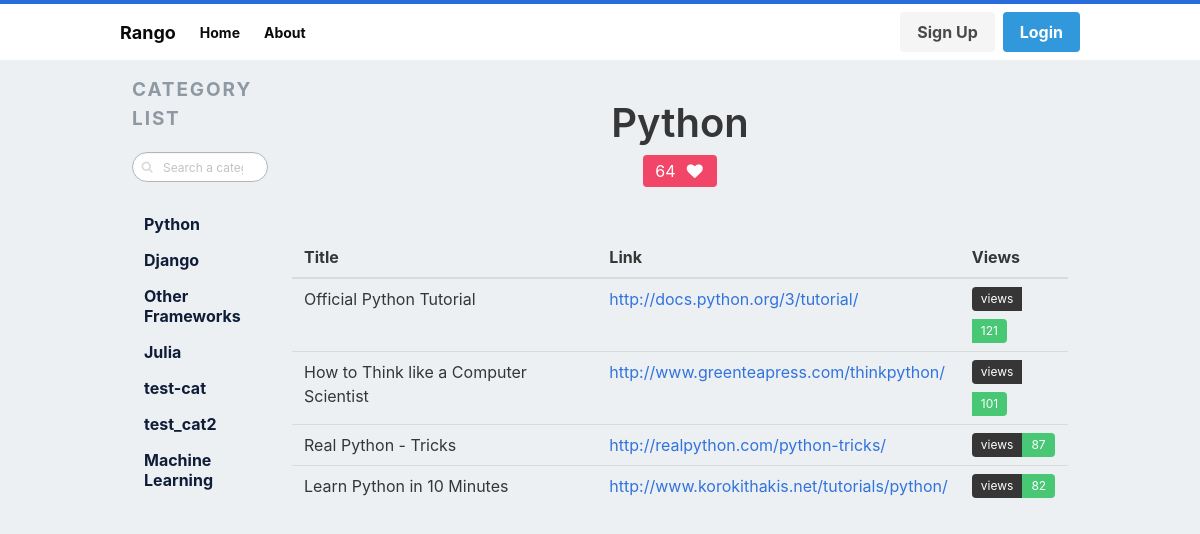
/rango/category/python/, run on an earlier commit of the app's database.
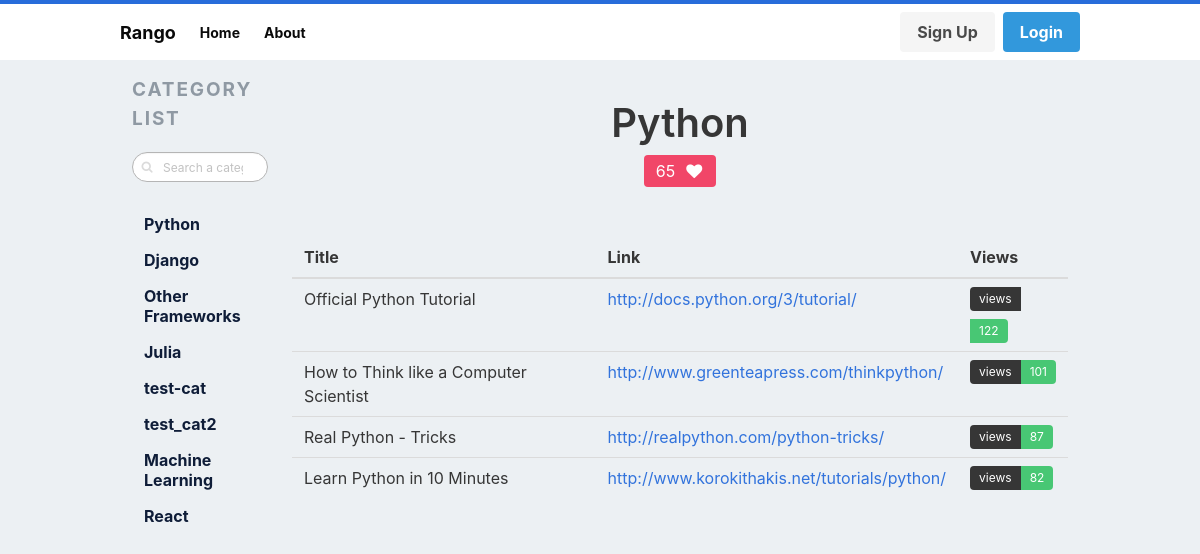
And on a later commit of the database.
### rango/models.py (models this page shows, shortened)
class Category(models.Model):
    NAME_MAX_LENGTH = 128
    name = models.CharField(max_length=NAME_MAX_LENGTH, unique = True)
    views = models.IntegerField(default=0) # exercise question
    likes = models.IntegerField(default=0) # exercise question
    slug = models.SlugField(unique=True)
    class Meta:
        verbose_name_plural = "Categories" # for fixing 'Categorys'

class Page(models.Model):
    TITLE_MAX_LENGTH = 128
    URL_MAX_LENGTH = 200
    category = models.ForeignKey(Category, on_delete=models.CASCADE)
    title = models.CharField(max_length=TITLE_MAX_LENGTH)
    url = models.URLField()
    views = models.IntegerField(default=0)

### rango/views.py (the view, shortened to what this page needs)
class ShowCategoryView(View):
    def create_context_dict(self, category_name_slug):
        context_dict = {}
        try:
            category = Category.objects.get(slug=category_name_slug)
            pages = Page.objects.filter(category=category).order_by('-views')
            context_dict['pages'] = pages
            context_dict['category'] = category
        except Category.DoesNotExist:
            context_dict['pages'] = None
            context_dict['category'] = None
        return context_dict
    def get(self, request, category_name_slug):
        context_dict = self.create_context_dict(category_name_slug)
        return render(request, 'rango/category.html', context_dict)

### rango/templatetags/rango_template_tags.py (called while the page is built)
@register.inclusion_tag('rango/categories.html')
def get_category_list(current_category=None):
    return {'categories': Category.objects.all(),
            'current_category':current_category}

### templates/rango/category.html (shortened to what this page needs)
{% extends 'rango/base.html' %}
{% load staticfiles %}
{% block body_block %}
    {% if category %}
    <section class="hero is-small ">
        <center>
            <div class="hero-body">
                <div class="container">
                    <h1 class="title is-2">{{ category.name }} </h1>
                    <h2 class="subtitle is-3">
                        <span class="tag is-danger is-medium">
                            <span id="like_count">{{ category.likes }} </span>
                            <span class="icon is-medium"><i class="fa fa-heart"></i></span>
                        </span>
                    </h2>
                </div>
            </div>
        </center>
    </section>
    <br>
    <div class="table-container" id="page-listing">
        {% if pages %}
        <table class="table is-fullwidth is-hoverable">
            <thead>
                <tr>
                    <th>Title</th>
                    <th>Link</th>
                    <th>Views</th>
                </tr>
            </thead>
            <tbody>
                {% for page in pages %}
                <tr>
                    <td>{{ page.title }}</td>
                    <td><a href="{% url 'rango:goto' %}?page_id={{ page.id }}">{{ page.url }}</a></td>
                    <td>
                        <div class="tags has-addons">
                            {% if page.views > 1 %}
                                <span class="tag is-dark">views</span>
                                <span class="tag is-success">{{ page.views }}</span>
                            {% elif page.views == 1 %}
                                <span class="tag is-dark">view</span>
                                <span class="tag is-success">{{ page.views }}</span>
                            {% else %}
                                <span class="tag is-dark">views</span>
                                <span class="tag is-warning">0</span>
                            {% endif %}
                        </div>
                    </td>
                </tr>
                {% endfor %}
            </tbody>
        </table>
        {% else %}
            <strong> No pages currently in category. </strong><br />
        {% endif %}
    </div>
    {% else %}
        <strong> The specified category doesn't exist. </strong><br />
    {% endif %}
{% endblock %}

### templates/rango/categories.html
{% for c in categories %}
    {% if c == current_category %}
    <li>
        <b>
            <a href="{% url 'rango:show_category' c.slug %}">{{ c.name }}</a>
        </b>
    </li>
    {% else %}
    <li>
        <a href="{% url 'rango:show_category' c.slug %}">{{ c.name }}</a>
    </li>
    {% endif %}
{% endfor %}

What changed in the data, as far as the page shows it:
changed Category "Python": likes "64" → "65"
added Category: name "React"
changed Page "Official Python Tutorial": views "121" → "122"
